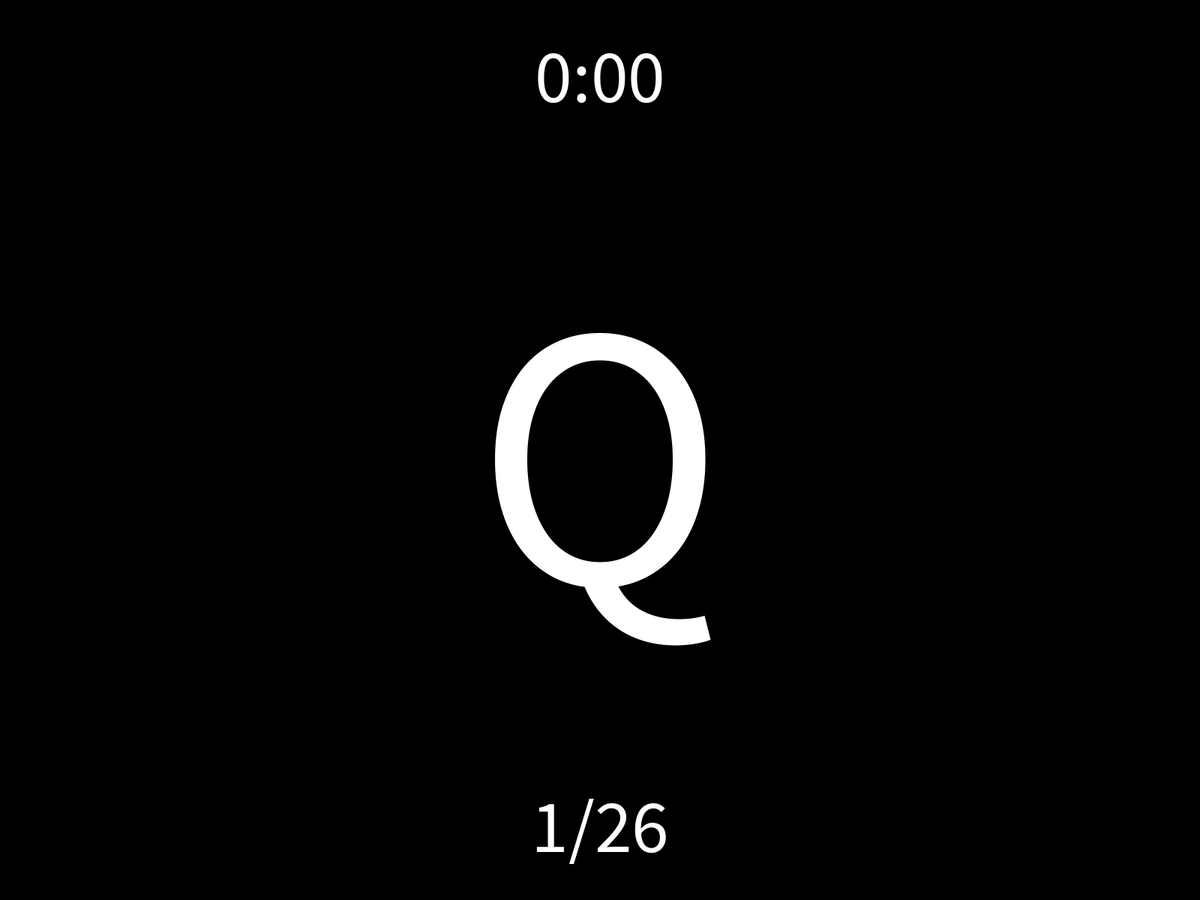
Frame 1 (no input)
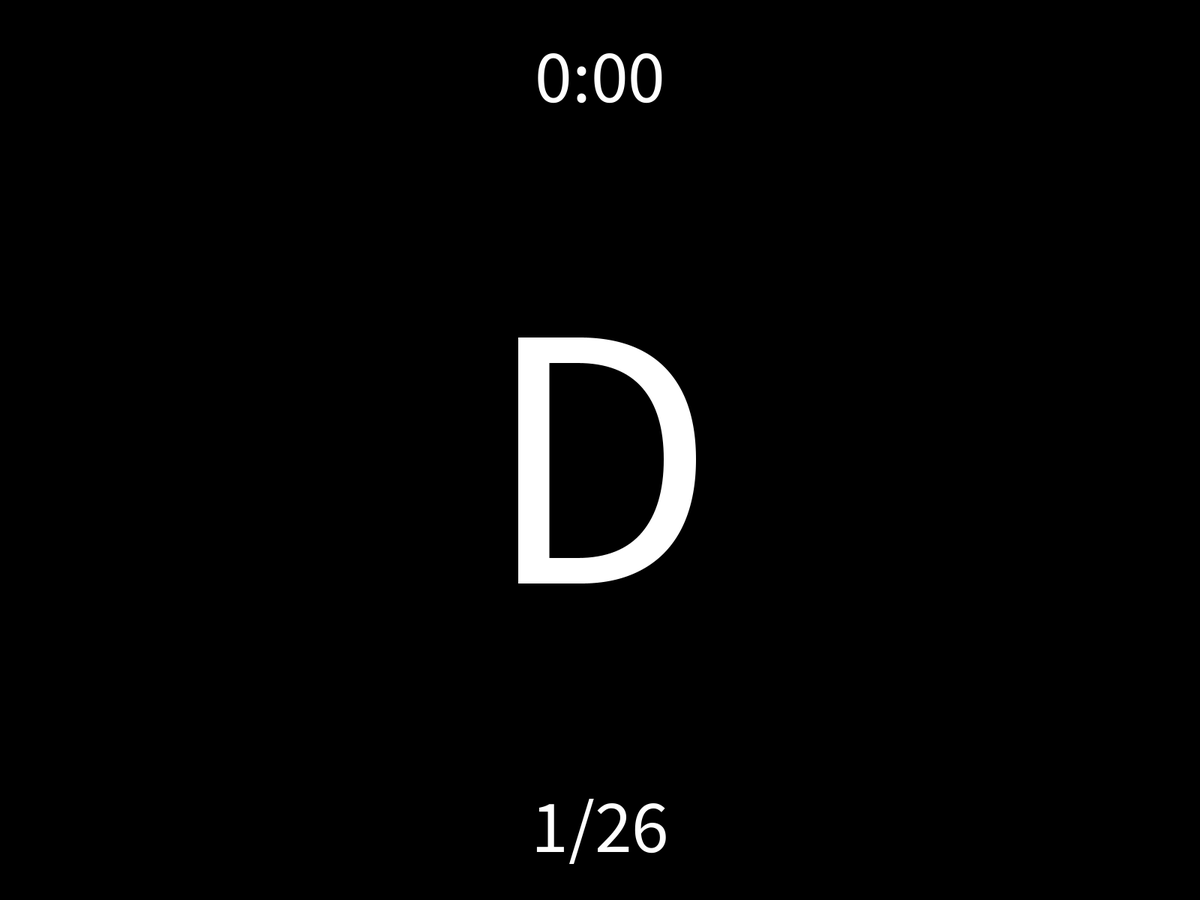
Frame 60 (the mouse pressed at the canvas centre just before this capture)
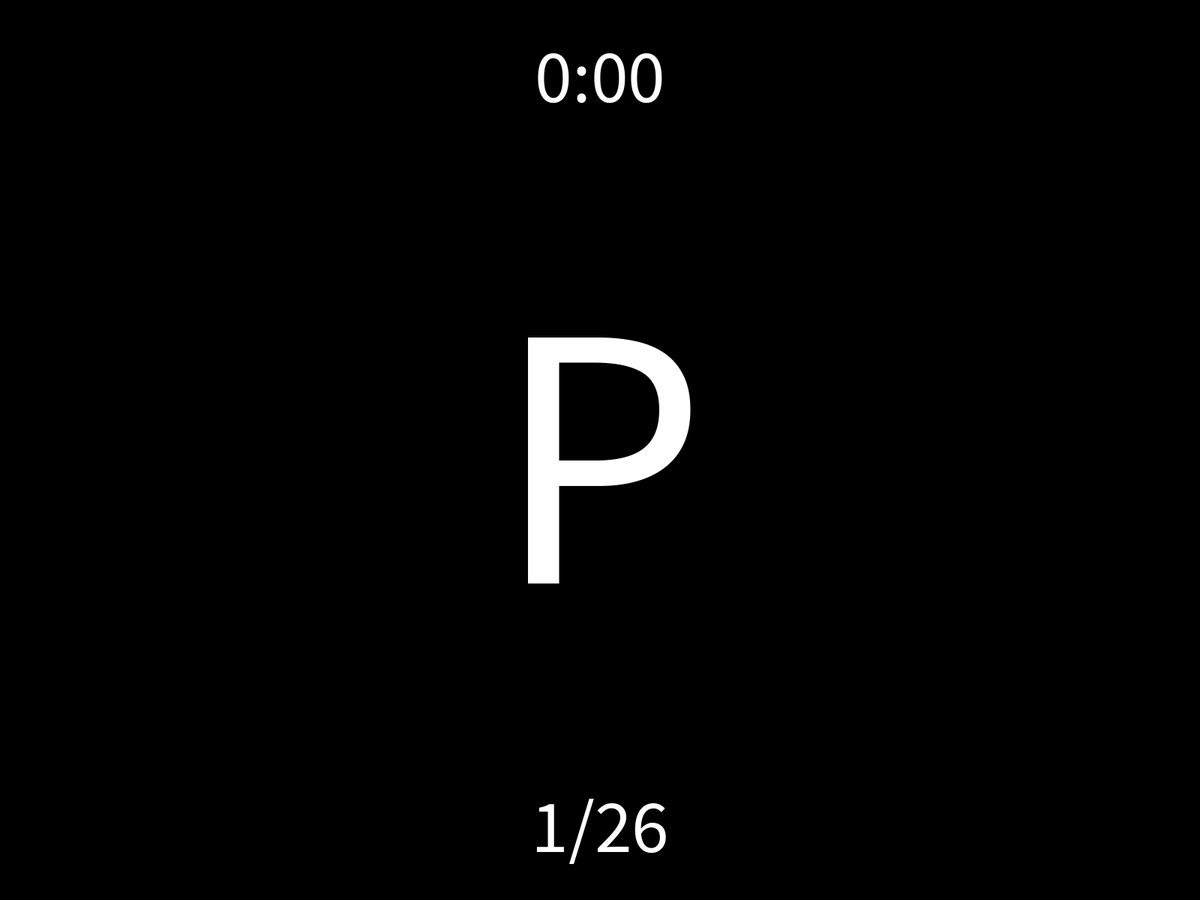
Frame 120 (the mouse held since frame 60 and released just before this capture)

The Processing sketch that drew these frames (run headless with seeded random() and noise(); from frame 60 on, the mouse is pressed at the canvas centre):

// Processing sketch: Baccalaureat
// ── Baccalaureat.pde
import java.util.*;

  String alphabet = "abcdefghijklmnopqrstuvwyz";
  ArrayList<Character> characters = new ArrayList<Character>();
  boolean stopped = false;
  char letter = 'a';
  int time = 0;
  
  
void setup() {
    fullScreen();
    alphabet = alphabet.toUpperCase();
    for (char c : alphabet.toCharArray())
      characters.add(c); 
    frameRate(30);
 }
 
 char getLetter(){
    Collections.shuffle(characters);
    char c = characters.get(0); 
    characters.remove(0); 
    return c;
 }
 
 void draw(){
   background(0);
   textAlign(CENTER, CENTER);
   textSize(500);
   if(characters.size() == 0)
     text("FIN", width/2, height/2);
   else{
     if(!stopped)
     text(characters.get((int)(random(characters.size()))), width/2, height/2);
    else
     text(letter, width/2, height/2);
   }
   if(time > 0 && frameCount % 30 == 0)
     time--;
   textSize(100);
   text((time / 60) + ":" +((time % 60)/10 > 0 ? time % 60 : "0" + (time % 60)), width/2, 100);
   text((26 - characters.size()) + "/26", width/2, height - 100);
 }
 
 void keyPressed(){
   if(key == ' '){
      stopped = !stopped; 
      if(stopped){
         letter = getLetter(); 
         time = 120;
      }
   }
 }
